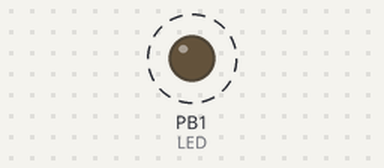
Bench run of a program on a simulated ATmega328P, built with avr-gcc and emulated at 16 MHz. On the bench: output pins drawn as LEDs (lit = HIGH). Dashed ring = blinking.

Above: at 0.2 s.
Timing chart, 0 to 3.0 s (numbered marks = the images above):
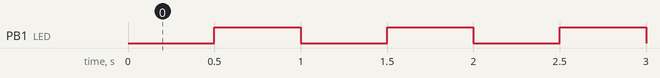

Measured:
- by itself, PB1 (LED): alternates HIGH for 0.50 s and LOW for 0.50 s

The program:

main.c
```c
#include <avr/io.h>

int main() {
    DDRB |= (1 << PB1); // LED en sportie

    // Configuration du timer1 pour une frequence de 1Hz environ (1049ms)
    TCCR1A = (1 << COM1A0); // Toggle lors du compare match sur OC1A (PB1)
    TCCR1B = (1 << WGM12) | (1 << CS12); // CTC mode (reinit a 0 du timer a chgaque compare match) et prescaler de 256

    OCR1A = (F_CPU / (2UL * 256UL)) - 1; // compare match pour une frequence de 1Hz

    while (1) {}
}
```
